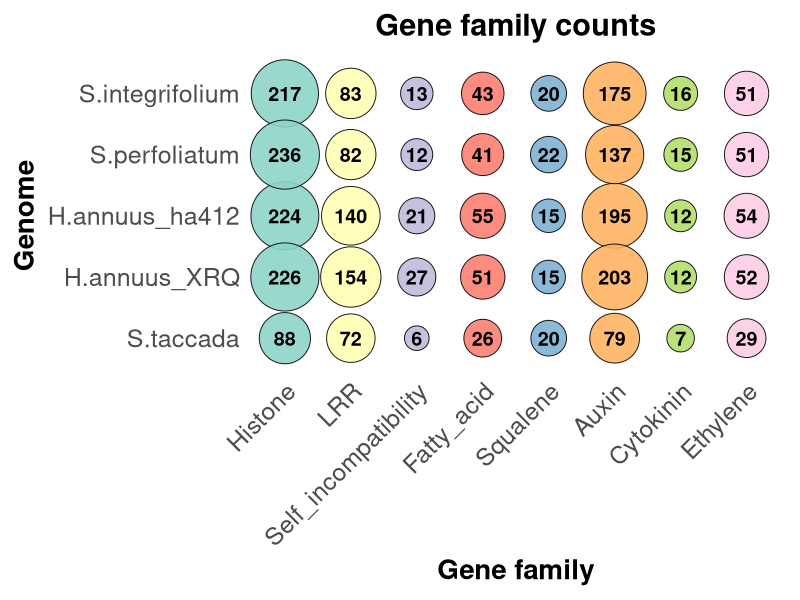

Write the R code that produced this figure.
df<- read.csv("all_genes.csv")
library(tidyverse)
library(ggplot2)

# Select and reshape data
gene_families <- c("Histone", "Fatty_acid", "Ethylene", "Cytokinin", 
                   "Auxin", "Squalene", "Self_incompatibility", "LRR")

#genome_order <- c("S.integrifolium", "S.perfoliatum", "H.annuus_ha412", "H.annuus_XRQ","S.taccada")
genome_order <- c("S.taccada", "H.annuus_XRQ", "H.annuus_ha412", "S.perfoliatum", "S.integrifolium")
family_order <- c("Histone", "LRR", "Self_incompatibility",  "Fatty_acid", "Squalene", "Auxin", "Cytokinin", "Ethylene")


heatmap_df <- df %>%
  select(Genome, all_of(gene_families)) %>%
  pivot_longer(cols = -Genome, names_to = "Gene_family", values_to = "Count") %>%
  mutate(
    Genome = factor(Genome, levels = genome_order),
    Gene_family = factor(Gene_family, levels = family_order)
  )

ggplot(heatmap_df, aes(x = Gene_family, y = Genome)) +
  # Draw bubbles
  geom_point(
    aes(size = Count, fill = Gene_family),
    shape = 21, color = "black", alpha = 0.9
  ) +
  # Add count labels on top
  geom_text(aes(label = Count), color = "black", size = 5, fontface = "bold") +
  # Scale bubble size range (adjust to taste)
  scale_size_continuous(range = c(8, 23), guide = "none") +
  # Assign one color per gene family, hide legend
  scale_fill_brewer(palette = "Set3", guide = "none") +
  # Titles & labels
  labs(
    title = "Gene family counts",
    x = "Gene family",
    y = "Genome"
  ) +
  # Tighter layout and larger fonts
  theme_minimal(base_size = 20) +
  theme(
    axis.text.x = element_text(angle = 45, hjust = 1, size = 18),
    axis.text.y = element_text(size = 18),
    axis.title = element_text(size = 20, face = "bold"),
    plot.title = element_text(size = 22, face = "bold", hjust = 0.5),
    panel.grid.major = element_blank(),
    panel.grid.minor = element_blank(),
    # reduce vertical space between rows
    axis.ticks.length = unit(0, "pt"),
    panel.spacing = unit(0.1, "lines") # squeezes extra white space
  )
